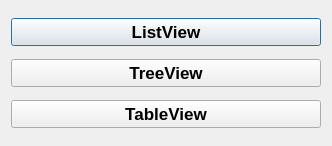
<?xml version="1.0" encoding="UTF-8"?>
<ui version="4.0">
 <class>Dialog</class>
 <widget class="QDialog" name="Dialog">
  <property name="geometry">
   <rect>
    <x>0</x>
    <y>0</y>
    <width>332</width>
    <height>146</height>
   </rect>
  </property>
  <property name="windowTitle">
   <string>Dialog</string>
  </property>
  <layout class="QHBoxLayout" name="horizontalLayout">
   <item>
    <layout class="QVBoxLayout" name="verticalLayout">
     <item>
      <widget class="QPushButton" name="listView_button">
       <property name="font">
        <font>
         <pointsize>13</pointsize>
         <weight>75</weight>
         <bold>true</bold>
        </font>
       </property>
       <property name="text">
        <string>ListView</string>
       </property>
      </widget>
     </item>
     <item>
      <widget class="QPushButton" name="treeView_button">
       <property name="font">
        <font>
         <pointsize>13</pointsize>
         <weight>75</weight>
         <bold>true</bold>
        </font>
       </property>
       <property name="text">
        <string>TreeView</string>
       </property>
      </widget>
     </item>
     <item>
      <widget class="QPushButton" name="tableView_button">
       <property name="font">
        <font>
         <pointsize>13</pointsize>
         <weight>75</weight>
         <bold>true</bold>
        </font>
       </property>
       <property name="text">
        <string>TableView</string>
       </property>
      </widget>
     </item>
    </layout>
   </item>
  </layout>
 </widget>
 <layoutdefault spacing="6" margin="11"/>
 <resources/>
 <connections/>
</ui>
